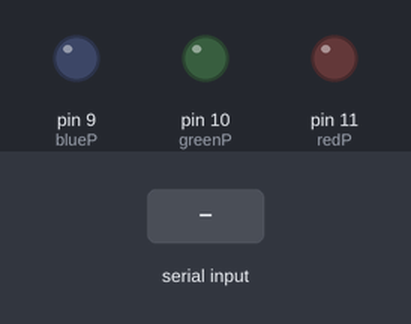
Simulated run of this sketch. Board: Arduino Uno, built with avr-gcc and run on an emulated ATmega328P. On the bench: output pins drawn as LEDs (lit = HIGH). The test bench sets the inputs (shaded band).

Above: at 1.2 s.
1.3 s: "S" received over Serial
At 2.5 s:
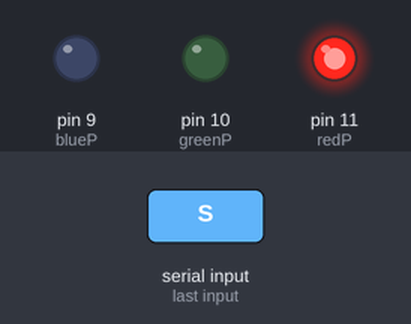
2.8 s: "C" received over Serial
At 3.8 s:
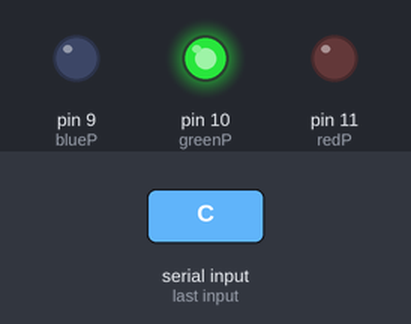
Timing chart, 0 to 5.8 s (numbered marks = the images above; inputs shaded):
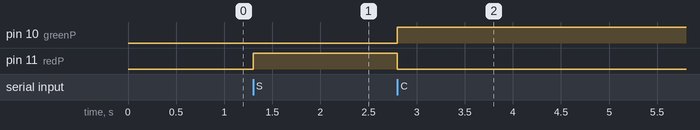

The sketch:

testCode.ino
```cpp
int redP = 11;
int greenP = 10;
int blueP = 9;
int incomingByte;

void setup() {
  Serial.begin(9600);
  pinMode(redP, OUTPUT);
  pinMode(greenP, OUTPUT);
  pinMode(blueP, OUTPUT);


}

void loop() {

  if (Serial.available() > 0) {
    incomingByte = Serial.read();
    if (incomingByte == 'S') {
      digitalWrite(redP, 255);
      digitalWrite(blueP, 0);
      digitalWrite(greenP, 0);

    }
    if (incomingByte == 'C') {
      digitalWrite(redP, 0);
      digitalWrite(blueP, 0);
      digitalWrite(greenP, 255);
    }
  }
}
```

Measured:
- after the input at 1.3 s, pin 11 (redP): LOW → HIGH at once
- after the input at 2.8 s, pin 10 (greenP): LOW → HIGH at once; pin 11 (redP): HIGH → LOW at once
